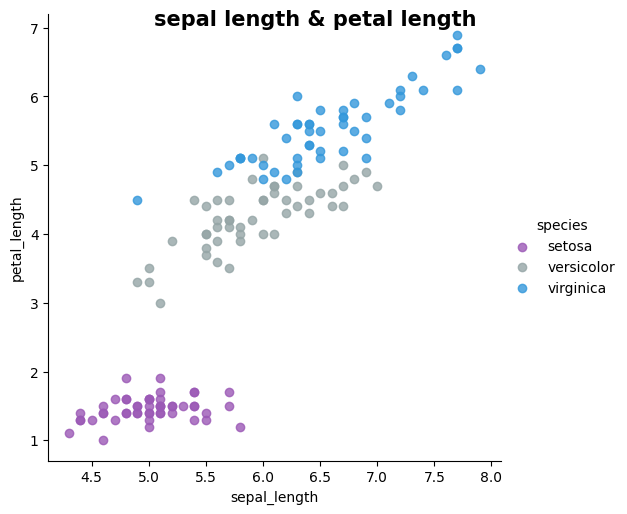

Here is the Python script that generated this plot:
from matplotlib import pyplot as plt
import seaborn as sns
import plotly_express as px

iris = sns.load_dataset('iris')
#scatter plot

sns.lmplot(x='sepal_length', y='petal_length',
           data=iris, fit_reg=False, hue='species', legend=True,
           palette=dict(setosa='#9b59b6', virginica='#3498db', versicolor='#95a5a6'))
plt.suptitle('sepal length & petal length',
             fontsize=15, fontweight="bold", color="black",)
plt.savefig('1.png',bbox_inches='tight')
plt.show()
print(iris)